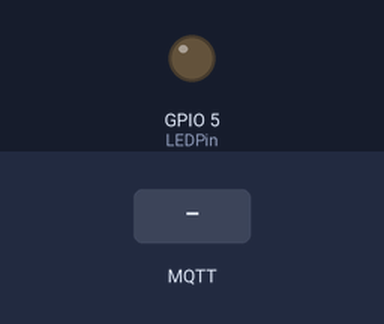
The sketch below on a simulated ESP8266 (NodeMCU). Shown: output pins drawn as LEDs (lit = HIGH). Inputs (shaded band) come from the test bench. WiFi joins after 1.5 s; servers stay silent unless stated; no MQTT or app messages arrive unless stated; what the sketch prints to the serial monitor is not drawn.

Above: at 2.7 s.
2.8 s: MQTT message "5" arrives on the first subscribed topic
At 3.1 s:
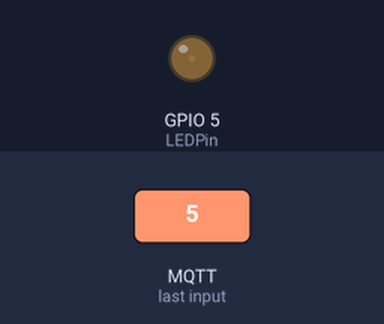
4.3 s: MQTT message "90" arrives on the first subscribed topic
At 5.5 s:
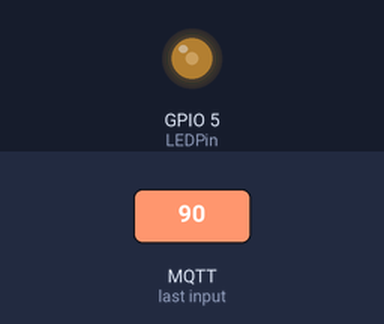
Timing chart, 0 to 7.3 s (numbered marks = the images above; inputs shaded):
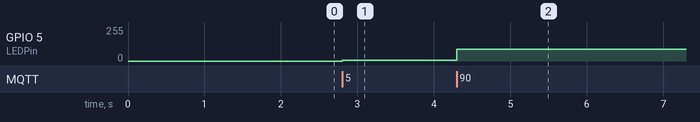

Measured:
- after the input at 2.8 s, GPIO 5 (LEDPin): 0/255 → 5/255 at once
- after the input at 4.3 s, GPIO 5 (LEDPin): 5/255 → 90/255 at once

The sketch:

LEDDimming_CONFIGURE.ino
```cpp
/*
light:
  - platform: mqtt
    command_topic: "led1/onOff"
    brightness_command_topic: "led1/brightness"
    state_topic: "led1/state"
    retain: true
*/


#include <PubSubClient.h>
#include <ESP8266WiFi.h>
#include <ESP8266mDNS.h>
#include <WiFiUdp.h>


//USER CONFIGURED SECTION START//
const char* ssid = "YOUR_WIRELESS_SSID";
const char* password = "YOUR_WIRELESS_SSID";
const char* mqtt_server = "YOUR_MQTT_SERVER_ADDRESS";
const int mqtt_port = 1880;
const char *mqtt_user = "YOUR_MQTT_USERNAME";
const char *mqtt_pass = "YOUR_MQTT_PASSWORD";
const char *mqtt_client_name = "Doorbell"; // Client connections can't have the same connection name
//USER CONFIGURED SECTION END//

WiFiClient espClient;
PubSubClient client(espClient);

// Variables
const int LEDPin = 5;  //marked as D1 on the board
bool boot = true;

//Functions

void setup_wifi() {
  // We start by connecting to a WiFi network
  Serial.println();
  Serial.print("Connecting to ");
  Serial.println(ssid);
  WiFi.begin(ssid, password);
  while (WiFi.status() != WL_CONNECTED) {
    delay(500);
    Serial.print(".");
  }
  Serial.println("");
  Serial.println("WiFi connected");
  Serial.println("IP address: ");
  Serial.println(WiFi.localIP());
}

void reconnect()
{
  int retries = 0;
  while (!client.connected()) {
    if(retries < 15)
    {
      Serial.print("Attempting MQTT connection...");
      if (client.connect(mqtt_client_name, mqtt_user, mqtt_pass))
      {
        Serial.println("connected");
        if(boot == true)
        {
          client.publish("checkIn/LEDMCU","Rebooted");
          boot = false;
        }
        if(boot == false)
        {
          client.publish("checkIn/LEDMCU","Reconnected");
        }
        client.subscribe("led1/brightness");
        client.subscribe("led1/onOff");
      }
      else
      {
        Serial.print("failed, rc=");
        Serial.print(client.state());
        Serial.println(" try again in 5 seconds");
        retries++;
        delay(5000);
      }
    }
    if(retries > 14)
    {
    ESP.restart();
    }
  }
}

void callback(char* topic, byte* payload, unsigned int length)
{
  String newTopic = topic;
  payload[length] = '\0';
  String OnOff = String((char *)payload);
  int newBrightness = OnOff.toInt();
  if (newTopic == "led1/brightness")
  {
    analogWrite(LEDPin, newBrightness);
  }
  if (newTopic == "led1/onOff")
  {
    if (OnOff == "ON")
    {
      analogWrite(LEDPin, newBrightness);
      client.publish("led1/state","ON");
    }
    if (OnOff == "OFF")
    {
      analogWrite(LEDPin, 0);
      client.publish("led1/state","OFF");
    }
  }
}

void setup() {
  Serial.begin(115200);
  pinMode(LEDPin, OUTPUT);
  setup_wifi();
  client.setServer(mqtt_server, mqtt_port);
  client.setCallback(callback);
}

void loop()
{
  if (!client.connected())
  {
    reconnect();
  }
  client.loop();
}
```
